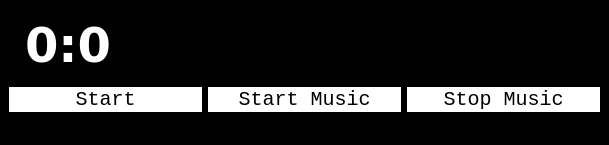
<?xml version="1.0" encoding="UTF-8"?>
<ui version="4.0">
 <class>MainWindow</class>
 <widget class="QMainWindow" name="MainWindow">
  <property name="geometry">
   <rect>
    <x>0</x>
    <y>0</y>
    <width>609</width>
    <height>145</height>
   </rect>
  </property>
  <property name="maximumSize">
   <size>
    <width>609</width>
    <height>150</height>
   </size>
  </property>
  <property name="windowTitle">
   <string>Kontrol Sende</string>
  </property>
  <property name="styleSheet">
   <string notr="true">background-color:black;
color:white;
border: 1px solid black;</string>
  </property>
  <widget class="QWidget" name="centralwidget">
   <layout class="QVBoxLayout" name="verticalLayout_2">
    <item>
     <layout class="QVBoxLayout" name="verticalLayout">
      <item>
       <widget class="QLabel" name="label">
        <property name="font">
         <font>
          <family>Verdana</family>
          <pointsize>36</pointsize>
          <weight>75</weight>
          <bold>true</bold>
         </font>
        </property>
        <property name="styleSheet">
         <string notr="true"/>
        </property>
        <property name="text">
         <string>0:0</string>
        </property>
       </widget>
      </item>
      <item>
       <layout class="QHBoxLayout" name="horizontalLayout">
        <item>
         <widget class="QPushButton" name="btnStart">
          <property name="styleSheet">
           <string notr="true">background-color:white;
color:black;
border: 1px solid white;
border-radius:15px;
font-family:monospace;
font-size:20px;</string>
          </property>
          <property name="text">
           <string>Start</string>
          </property>
         </widget>
        </item>
        <item>
         <widget class="QPushButton" name="btnStartMusic">
          <property name="styleSheet">
           <string notr="true">background-color:white;
color:black;
border: 1px solid white;
border-radius:15px;
font-family:monospace;
font-size:20px;</string>
          </property>
          <property name="text">
           <string>Start Music</string>
          </property>
         </widget>
        </item>
        <item>
         <widget class="QPushButton" name="btnStopMusic">
          <property name="styleSheet">
           <string notr="true">background-color:white;
color:black;
border: 1px solid white;
border-radius:15px;
font-family:monospace;
font-size:20px;</string>
          </property>
          <property name="text">
           <string>Stop Music</string>
          </property>
         </widget>
        </item>
       </layout>
      </item>
     </layout>
    </item>
   </layout>
  </widget>
  <widget class="QStatusBar" name="statusbar"/>
 </widget>
 <resources/>
 <connections/>
</ui>
